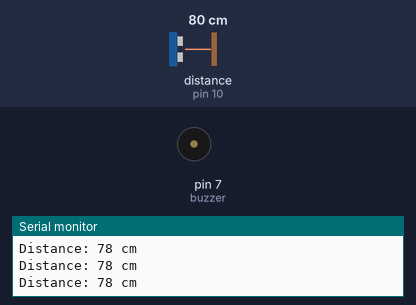
A sketch run on a simulated Arduino Uno, built with avr-gcc and run on an emulated ATmega328P. On the bench: buzzer (waves = sounding, pin HIGH), the last lines printed to the serial monitor. Wiring (inferred from the names in the program): ultrasonic range finder: trigger pin 9; echo pin 10. The inputs (shaded band) are chosen by the test bench; at power-on: distance to the obstacle (sensor on pin 10) 80 cm. The echo pulse lasts 58.3 µs per cm; pins used as bus, display or sensor lines are not drawn.

Above: at 1.2 s.
1.3 s: distance to the obstacle (sensor on pin 10) set to 12 cm
2.8 s: distance to the obstacle (sensor on pin 10) set to 9 cm
At 3.5 s:
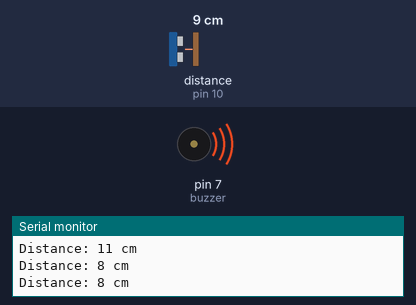
4.5 s: distance to the obstacle (sensor on pin 10) set to 18 cm
At 4.9 s:
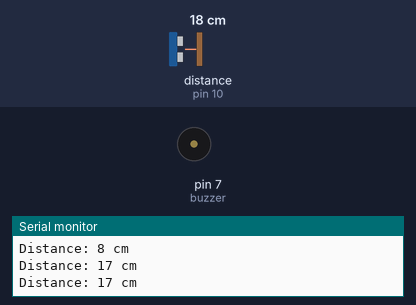
6.0 s: distance to the obstacle (sensor on pin 10) set to 2 cm
At 6.4 s:
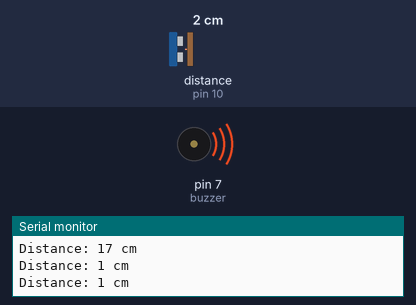
Timing chart, 0 to 8.5 s (numbered marks = the images above; inputs shaded):
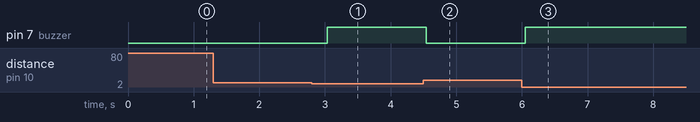

The sketch:

social_app_buzzer.ino
```cpp
// Define pins
const int trigPin = 9;
const int echoPin = 10;
const int buzzer = 7;

long duration;
int distance;

void setup() {
  pinMode(trigPin, OUTPUT);
  pinMode(echoPin, INPUT);
  pinMode(buzzer, OUTPUT);
  Serial.begin(9600);
}

void loop() {
  // Send pulse to trigger ultrasonic sensor
  digitalWrite(trigPin, LOW);
  delayMicroseconds(2);
  digitalWrite(trigPin, HIGH);
  delayMicroseconds(10);
  digitalWrite(trigPin, LOW);

  // Measure echo time
  duration = pulseIn(echoPin, HIGH);

  // Calculate distance (in cm)
  distance = duration * 0.034 / 2;
  Serial.print("Distance: ");
  Serial.print(distance);
  Serial.println(" cm");

  // If object is near, turn on buzzer
  if (distance < 10) {
    digitalWrite(buzzer, HIGH);  // Buzzer ON
  } else {
    digitalWrite(buzzer, LOW);   // Buzzer OFF
  }

  delay(300);
}
```

Measured:
- the behaviour switches between 11 and 10 cm on distance to the obstacle (sensor on pin 10) (found by bisection; images 0 and 1)
- after the input at 2.8 s, pin 7 (buzzer): LOW → HIGH after 0.24 s
- after the input at 4.5 s, pin 7 (buzzer): HIGH → LOW at once
- after the input at 6.0 s, pin 7 (buzzer): LOW → HIGH after 0.05 s
